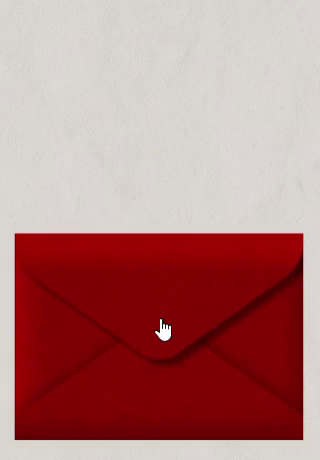
#> input picture scripts/processing/frame_0001.png, 320 x 460 px, found by its file name; its folder holds 4 pictures in this run
$ python process_frames.py
#> lines starting #> are read from the running program, lines starting #| are printed output that depends on the picture; after the words box and inside, x2 and y2 are one past the last pixel; in counts of white or black regions, pixels touching at a corner belong together
from PIL import Image, ImageFilter
import numpy as np
import os

PROC_DIR = r'c:\Users\jayit\OneDrive\바탕 화면\roqkf\acsent woow\scripts\processing'
OUT_DIR = os.path.join(PROC_DIR, 'cleaned')
os.makedirs(OUT_DIR, exist_ok=True)

for i in range(1, 106):
    fname = f'frame_{i:04d}.png'
    img = Image.open(os.path.join(PROC_DIR, fname))
#> img is the input picture: PIL image 320x460 RGB; mean R, G, B 179.7, 126.7, 125
    arr = np.array(img, dtype=np.float32)
    h, w = arr.shape[:2]
#> h = 460; w = 320
    rgb = arr[:, :, :3]

    # =====================
    # 1. Remove cursor (frames 1~20)
    # =====================
    if i <= 20:
        # Cursor is white/light on red envelope, center area
        cy_start, cy_end = h // 3, h * 2 // 3
#> cy_start = 153; cy_end = 306
        cx_start, cx_end = w // 4, w * 3 // 4
#> cx_start = 80; cx_end = 240

        region = rgb[cy_start:cy_end, cx_start:cx_end]
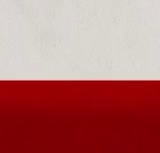
#> region: shape (153, 160, 3) float32; mean R, G, B 178.9, 111.7, 110.4
        # White pixels in red zone
        is_cursor = (region[:, :, 0] > 200) & (region[:, :, 1] > 200) & (region[:, :, 2] > 200)
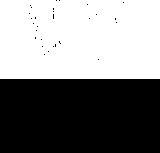
#> is_cursor: shape (153, 160) bool; 51.5% white; 29 black regions (28 under 20 px), largest, box (x1, y1, x2, y2) and area: (0, 79, 160, 153) 11840
        # Also catch cursor border (dark outline on red)
        is_cursor_border = (region[:, :, 0] < 80) & (region[:, :, 1] < 60) & (region[:, :, 2] < 60)
#> is_cursor_border: shape (153, 160) bool; every value is 0

        # Only if small cluster (cursor sized)
        cursor_count = np.sum(is_cursor) + np.sum(is_cursor_border)
#> cursor_count = 12600
        if 5 < cursor_count < 800:
            # Create heavily blurred version for inpainting
            blurred = np.array(img.filter(ImageFilter.GaussianBlur(radius=8)), dtype=np.float32)
            cursor_full = np.zeros((h, w), dtype=bool)
            cursor_full[cy_start:cy_end, cx_start:cx_end] = is_cursor | is_cursor_border

            # Dilate the cursor mask slightly
            from scipy.ndimage import binary_dilation
            cursor_full = binary_dilation(cursor_full, iterations=2)

            for c in range(3):
                arr[:, :, c] = np.where(cursor_full, blurred[:, :, c], arr[:, :, c])

    # =====================
    # 2. Remove text from letter paper (frames 60+)
    # Use heavy blur inpainting approach
    # =====================
    if i >= 60:
        rgb = arr[:, :, :3]

        # Define paper region: upper portion of frame
        paper_top = 0
        paper_bottom = int(h * 0.62)
        paper_left = 10
        paper_right = w - 10

        # Detect paper area (cream/white, excluding envelope red and background beige)
        paper_region = rgb[paper_top:paper_bottom, paper_left:paper_right]

        # Paper is bright and relatively neutral (not red like envelope)
        is_paper = (paper_region[:, :, 0] > 200) & \
                   (paper_region[:, :, 1] > 190) & \
                   (paper_region[:, :, 2] > 180) & \
                   (paper_region[:, :, 0] < 255) & \
                   (paper_region[:, :, 1] - paper_region[:, :, 2] < 30)  # not too warm

        if np.sum(is_paper) > 500:
            # Get average paper color
            paper_pixels = paper_region[is_paper]
            paper_avg = np.mean(paper_pixels, axis=0)

            # Detect text: pixels on paper that are darker than paper
            # Text is dark red/maroon on cream
            brightness = np.mean(paper_region, axis=2)
            is_dark_on_paper = (brightness < np.mean(paper_avg) - 15)

            # Also detect mid-tone text (fading in, partially transparent)
            is_mid_text = (paper_region[:, :, 0] < 210) & \
                          (paper_region[:, :, 1] < 195) & \
                          is_paper  # was detected as paper but slightly off

            # Combine: anything on the paper area that's not clean paper
            # Use color distance from paper average
            color_dist = np.sqrt(np.sum((paper_region - paper_avg) ** 2, axis=2))
            is_text_area = (color_dist > 18) | is_dark_on_paper

            # Only within actual paper bounds (not envelope edges)
            text_mask_region = is_text_area & is_paper

            # Also catch text that's darker than paper threshold
            dark_text = (brightness < 180) & (paper_region[:, :, 1] > 50)
            text_mask_region = text_mask_region | (dark_text & (color_dist > 10))

            text_count = np.sum(text_mask_region)

            if text_count > 100:
                # Create very heavily blurred version for clean paper
                blur_img = img.filter(ImageFilter.GaussianBlur(radius=25))
                blur_arr = np.array(blur_img, dtype=np.float32)

                # Apply blurred paper where text was detected
                full_mask = np.zeros((h, w), dtype=bool)
                full_mask[paper_top:paper_bottom, paper_left:paper_right] = text_mask_region

                # Dilate to catch anti-aliased edges
                from scipy.ndimage import binary_dilation
                full_mask = binary_dilation(full_mask, iterations=3)
                # Keep within paper bounds
                paper_full = np.zeros((h, w), dtype=bool)
                paper_full[paper_top:paper_bottom, paper_left:paper_right] = is_paper
                full_mask = full_mask & paper_full

                for c in range(3):
                    arr[:, :, c] = np.where(full_mask, blur_arr[:, :, c], arr[:, :, c])

    # Save
    out = Image.fromarray(arr.astype(np.uint8))
    out.save(os.path.join(OUT_DIR, fname))

    if i % 20 == 0:
        print(f'Processed {i}/105')
#> pass 2 of the loop `for i in range(1, 106):`:
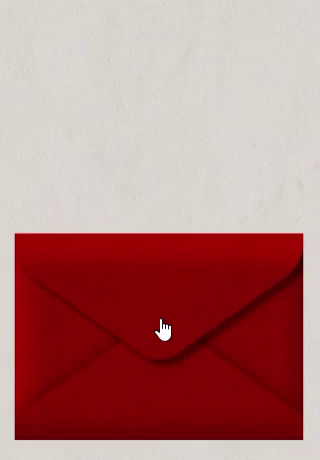
#> input picture scripts/processing/frame_0002.png, 320 x 460 px, found by its file name
#> img is the input picture: PIL image 320x460 RGB; mean R, G, B 179.7, 126.7, 125
#> `region = rgb[cy_start:cy_end, cx_start:cx_end]`:
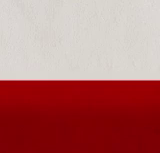
#> region: shape (153, 160, 3) float32; mean R, G, B 178.9, 111.7, 110.4
#> pass 3 of the loop `for i in range(1, 106):`:
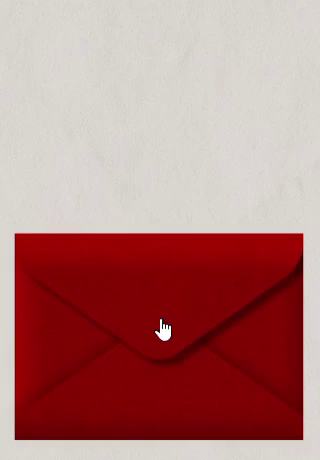
#> input picture scripts/processing/frame_0003.png, 320 x 460 px, found by its file name
#> img is the input picture: PIL image 320x460 RGB; mean R, G, B 179.7, 126.7, 125
#> `region = rgb[cy_start:cy_end, cx_start:cx_end]`:
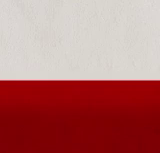
#> region: shape (153, 160, 3) float32; mean R, G, B 178.8, 111.7, 110.4
#> (the run stopped early here; a loop or call above may not have finished)
